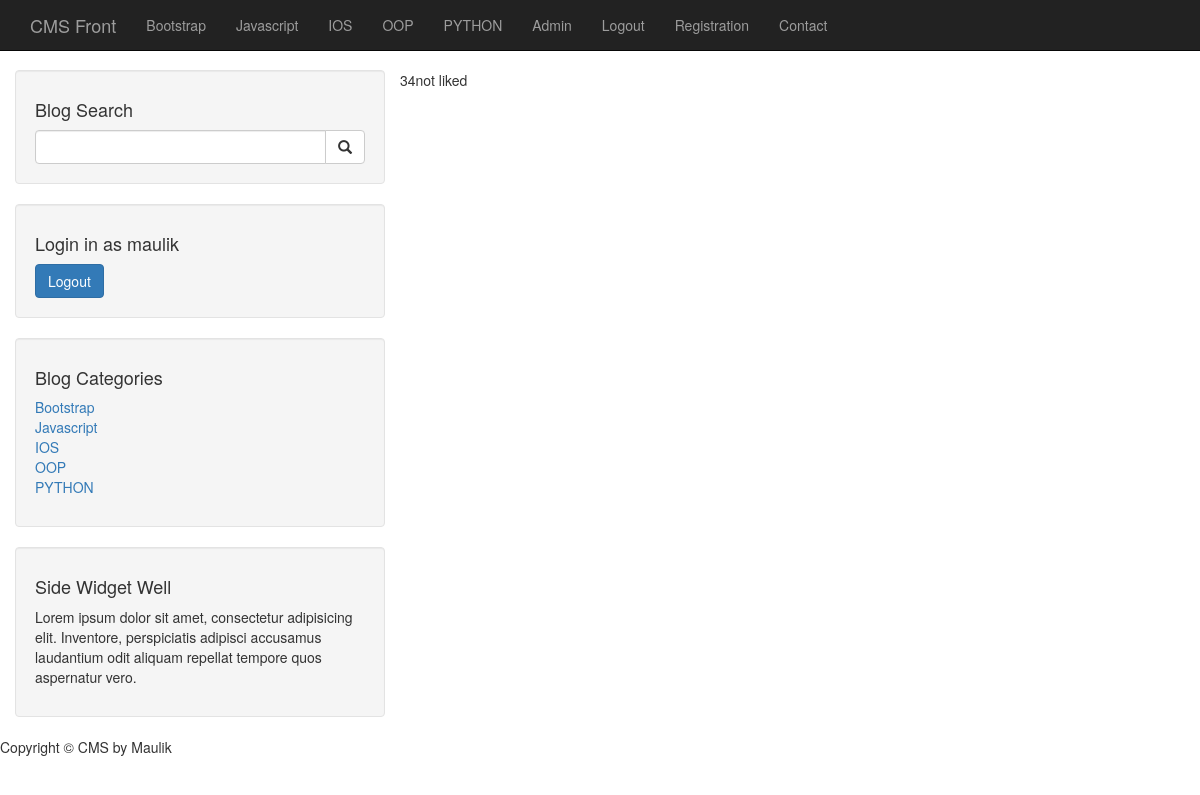
Page /index_old.php (signed in) on the committed database.
### tables this page shows
CREATE TABLE `categories` (
  `cat_id` int(3) NOT NULL,
  `user_id` int(11) NOT NULL,
  `cat_title` varchar(255) NOT NULL
);

CREATE TABLE `users` (
  `user_id` int(3) NOT NULL,
  `username` varchar(255) NOT NULL,
  `user_password` varchar(255) NOT NULL,
  `user_firstname` varchar(255) NOT NULL,
  `user_lastname` varchar(255) NOT NULL,
  `user_email` varchar(255) NOT NULL,
  `user_image` text NOT NULL,
  `user_role` varchar(255) NOT NULL,
  `randSalt` varchar(255) NOT NULL DEFAULT '$2y$10$ghhhhfhsfhsdfhdfshsf22',
  `token` text NOT NULL
);

### admin/function.php (called while the page is built, shortened)
<?php
function query($query) {
    global $connection;
    return mysqli_query($connection, $query);
}
function isLoggedIn() {
    if (isset($_SESSION['user_role'])) {
        return true;
    }
    return false;
}
function loggedInUserId() {
    if (isLoggedIn()) {
        $result = query("SELECT * FROM users WHERE username='" . $_SESSION['username'] . "'");
        $user = mysqli_fetch_array($result);
        return mysqli_num_rows($result) >= 1 ? $user['user_id'] : false;
    }
    return false;
}
function userLikedThisPost($post_id) {
    $result = query("SELECT * FROM likes WHERE user_id =" . loggedInUserId() . " AND post_id={$post_id}");
    return mysqli_num_rows($result) >= 1 ? true : false;
}
?>

### index_old.php (the view, shortened to what this page needs)
<?php include "includes/header.php";?>
<?php include "includes/navigation.php";?>
<?php
echo loggedInUserId();
if(userLikedThisPost(41)){
echo "user liked";
}else{
    echo "not liked";
}
?>
 <?php include "includes/sidebar.php";?>
    <?php include "includes/footer.php";?>

### includes/navigation.php (shortened to what this page needs)
<nav class="navbar navbar-inverse navbar-fixed-top" role="navigation">
    <div class="container">
        <div class="navbar-header">
            <a class="navbar-brand" href="../cms001">CMS Front</a>
        </div>
        <div class="collapse navbar-collapse" id="bs-example-navbar-collapse-1">
            <ul class="nav navbar-nav">
                <?php
$query = "SELECT * FROM categories";
$select_all_categories_query = mysqli_query($connection, $query);
while ($row = mysqli_fetch_assoc($select_all_categories_query)) {
    $cat_id = $row['cat_id'];
    $cat_title = $row['cat_title'];
    $category_class = '';
    $registration_class = '';
    echo "<li class='$category_class'><a href='../cms001/category.php?category=$cat_id'> {$cat_title}</a></li>";
}
?>
                <?php if(isLoggedIn()):?>
                <li>
                    <a href="admin">Admin</a>
                </li>
                <li>
                    <a href="../cms001/includes/logout.php">Logout</a>
                </li>
                <?php else:  ?>
                <li>
                    <a href="login.php">Login</a>
                </li>
                <?php  endif;  ?>
                <li class='<?php echo $registration_class ; ?>'>
                    <a href="registration">Registration</a>
                </li>
                <li>
                    <a href="contact">Contact</a>
                </li>
            </ul>
        </div>
    </div>
</nav>

### includes/sidebar.php (shortened to what this page needs)
<div class="col-md-4">
    <div class="well">
        <h4>Blog Search</h4>
        <form action="search.php" method="post">
            <div class="input-group">
                <input name="search" type="text" class="form-control">
                <span class="input-group-btn">
                    <button name="submit" class="btn btn-default" type="submit">
                        <span class="glyphicon glyphicon-search"></span>
                    </button>
                </span>
            </div>
        </form>
    </div>
    <div class="well">
      <?php if(isset($_SESSION['user_role'])): ?>
        <h4>Login in as <?php echo $_SESSION['username'] ?></h4>
        <a href="includes/logout.php" class="btn btn-primary"> Logout</a>
      <?php endif; ?>
    </div>
    <div class="well">
        <?php
$query = "SELECT * FROM categories";
$select_all_categories_query = mysqli_query($connection, $query);
?>
        <h4>Blog Categories</h4>
        <div class="row">
            <div class="col-lg-12">
                <ul class="list-unstyled">
                    <?php
while ($row = mysqli_fetch_assoc($select_all_categories_query)) {
    $cat_title = $row['cat_title'];
    $cat_id = $row['cat_id'];
    echo "<li><a href='category.php?category=$cat_id'> {$cat_title}</a></li>";
}
?>
                </ul>
            </div>
        </div>
    </div>
    <?php include "includes/widget.php";?>
</div>

### css/blog-home.css (style rules this page uses)
body { padding-top: 70px; }

### rows in the picture
categories: cat_title "Bootstrap"
categories: cat_title "Javascript"
categories: cat_title "IOS"
categories: cat_title "OOP"
categories: cat_title "PYTHON"
users: user_id "34"

### other values in the picture
$_SESSION['username'] "maulik"
